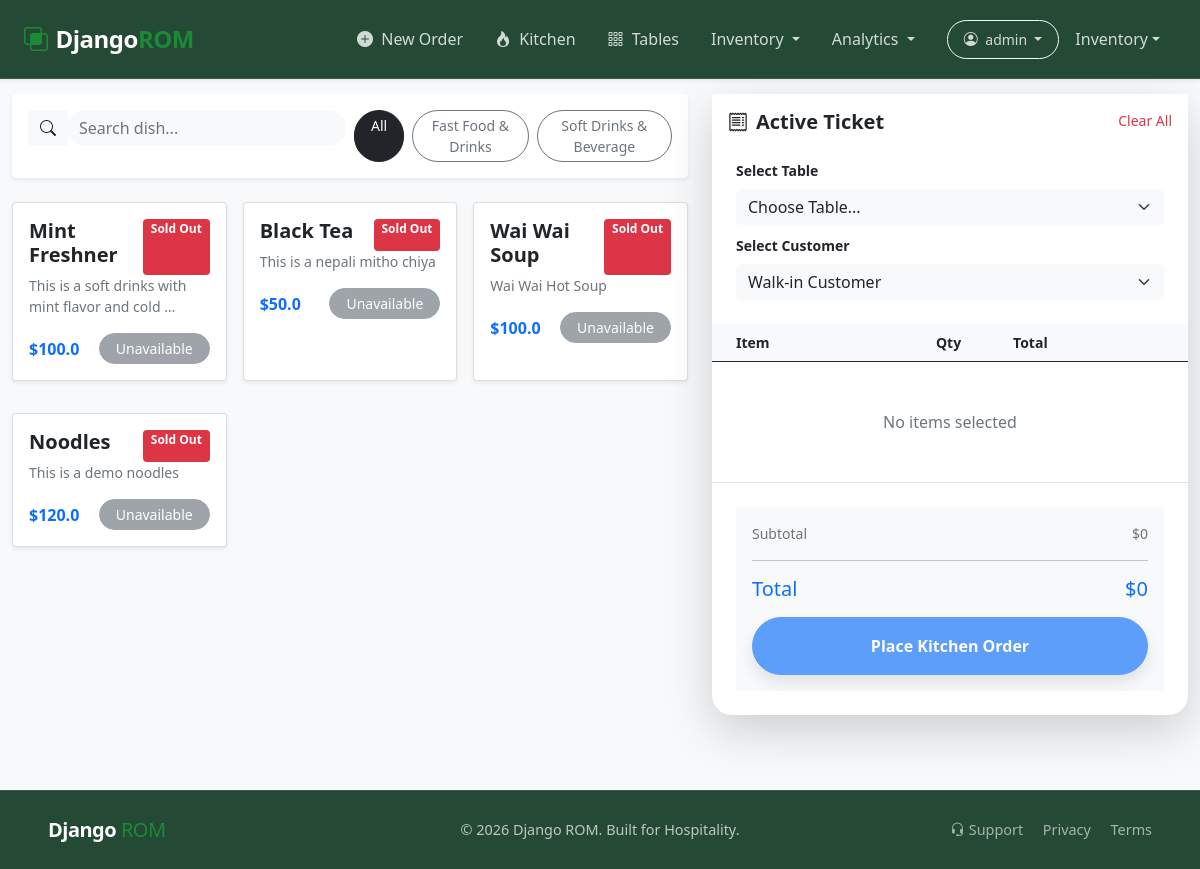
/orders/order/ (signed in), run on an earlier commit of the app's database.
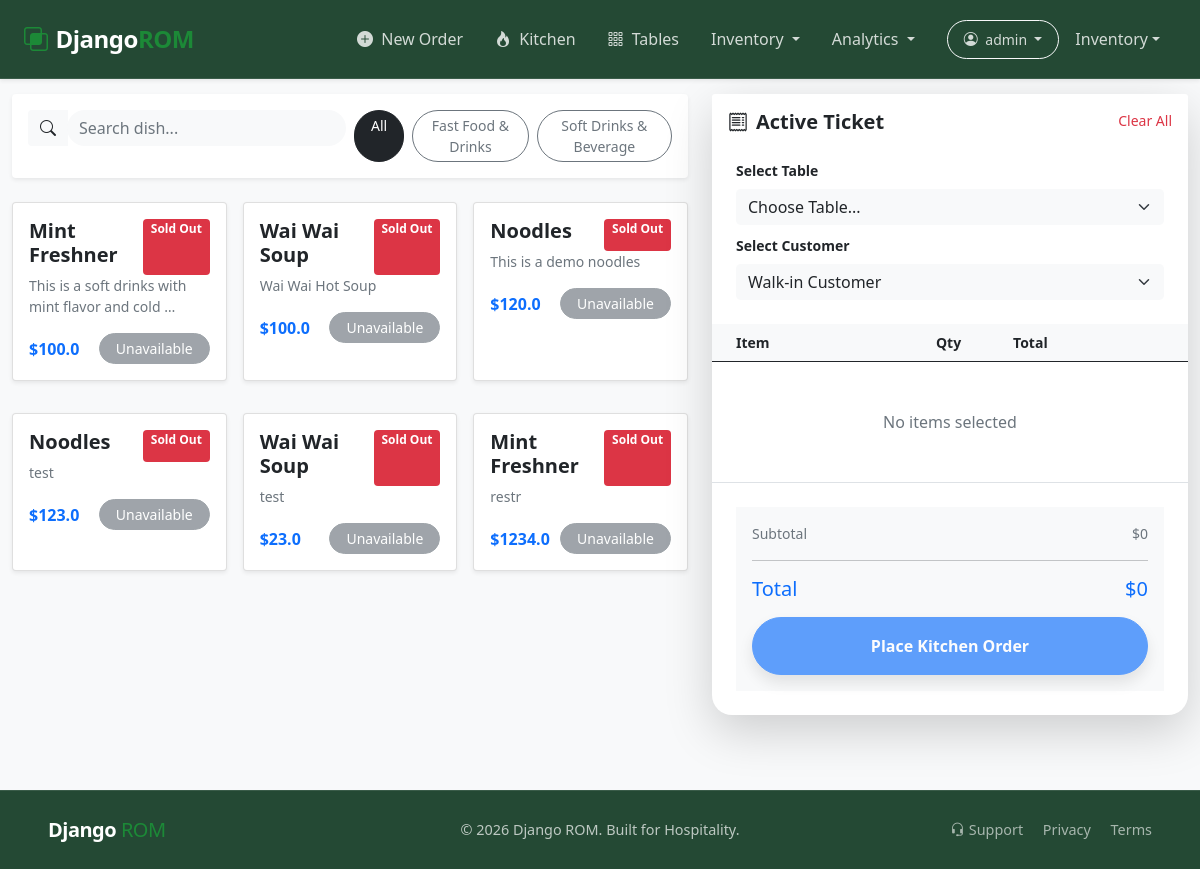
And on a later commit of the database.
### app_restaurant/models.py (models this page shows, shortened)
class Category(models.Model):
    category_name = models.CharField(max_length=100,
                                     null=False, blank=False)
    category_status = models.BooleanField(default=True)
    created_at = models.DateTimeField(default=timezone.now())

class Menu(models.Model):
    menu_title = models.CharField(max_length=200, null=False, blank=False)
    menu_price = models.FloatField(null=False, blank=False)
    menu_category = models.ForeignKey(Category,
                                      max_length=100,
                                        null=False,
                                        blank=False,
                                        on_delete=models.CASCADE)
    menu_description = models.TextField(null=True, blank=True)
    menu_image = models.ImageField(upload_to='menu_images/',
                                   null=True, blank=True)
    menu_status = models.BooleanField(default=True)
    stock_quantity = models.IntegerField(default=0)
    is_available = models.BooleanField(default=True)
    created_at = models.DateTimeField(default=timezone.now())

### app_orders/views.py (the view, shortened to what this page needs)
# urls.py: path('order/', views.order_management, name='order_management'),
@login_required(login_url='login')
def order_management(request):
    categories = Category.objects.all()
    query = request.GET.get('search')
    category_filter = request.GET.get('category')
    menus = Menu.objects.all()
    if query:
        menus = menus.filter(menu_title__icontains=query)
    if category_filter and category_filter != 'all':
        menus = menus.filter(menu_category__category_name=category_filter)
    cart = request.session.get('order_cart', {})
    order_items = []
    order_total = 0
    context = {
        'menus': menus,
        'categories': categories,
        'tables': Table.objects.all(),
        'customers': Customer.objects.all(),
        'order_items': order_items,
        'order_total': order_total,
    }
    return render(request, 'order_management.html', context)

### app_orders/templates/order_management.html (shortened to what the changed rows need)
{% extends 'base.html' %}
{% block content %}
<div class="container-fluid py-4" style="background-color: #f8f9fa; min-height: 90vh;">
    <div class="row">
        <div class="col-lg-7">
            <div class="card border-0 shadow-sm p-3 mb-4">
                <form method="GET" action="" class="row g-2">
                    <div class="col-md-6 d-flex gap-2">
                        <a href="?category=all" class="btn btn-sm btn-dark rounded-pill px-3">All</a>
                        {% for cat in categories %}
                        <a href="?category={{ cat.category_name }}" class="btn btn-sm btn-outline-secondary rounded-pill px-3">
                            {{ cat.category_name }}
                        </a>
                        {% endfor %}
                    </div>
                </form>
            </div>
            <div class="row g-3" id="menuGrid">
                {% for item in menus %}
                <div class="col-md-4 mb-3">
                    <div class="card h-100 shadow-sm {% if item.stock_quantity <= 0 %}opacity-50{% endif %}">
                        <div class="card-body">
                            <div class="d-flex justify-content-between">
                                <h5 class="card-title fw-bold">{{ item.menu_title }}</h5>
                                {% if item.stock_quantity <= 0 %}
                                    <span class="badge bg-danger text-white">Sold Out</span>
                                {% elif item.stock_quantity <= 5 %}
                                    <span class="badge bg-warning text-dark">Only {{ item.stock_quantity }} left</span>
                                {% endif %}
                            </div>
                            <p class="text-muted small">{{ item.menu_description|truncatewords:10 }}</p>
                            <div class="d-flex justify-content-between align-items-center">
                                <span class="fw-bold text-primary">${{ item.menu_price }}</span>
                                {% if item.stock_quantity > 0 %}
                                    <a href="{% url 'add_to_order' item.id %}" class="btn btn-sm btn-primary rounded-pill px-3">
                                        <i class="bi bi-plus-lg"></i> Add
                                    </a>
                                {% else %}
                                    <button class="btn btn-sm btn-secondary rounded-pill px-3" disabled>Unavailable</button>
                                {% endif %}
                            </div>
                        </div>
                    </div>
                </div>
                {% endfor %}
            </div>
        </div>
        <div class="col-lg-5">
            <div class="card border-0 shadow-lg sticky-top" style="top: 20px; border-radius: 20px;">
                <div class="card-body p-0">
                    <form action="{% url 'submit_final_order' %}" method="POST">
                        <div style="max-height: 300px; overflow-y: auto;">
                            <table class="table align-middle mb-0">
                                <thead class="bg-light small">
                                    <tr>
                                        <th class="ps-4">Item</th>
                                        <th class="text-center">Qty</th>
                                        <th>Total</th>
                                        <th></th>
                                    </tr>
                                </thead>
                            </table>
                        </div>
                    </form>
                </div>
            </div>
        </div>
    </div>
</div>
{% endblock %}

What changed in the data, as far as the page shows it:
removed Menu: menu_title "Black Tea", stock_quantity "Sold Out", menu_description "This is a nepali mitho chiya", menu_price "50.0"
added Menu: menu_title "Noodles", stock_quantity "Sold Out", menu_description "test", menu_price "123.0"
added Menu: menu_title "Wai Wai Soup", stock_quantity "Sold Out", menu_description "test", menu_price "23.0"
added Menu: menu_title "Mint Freshner", stock_quantity "Sold Out", menu_description "restr", menu_price "1234.0"
